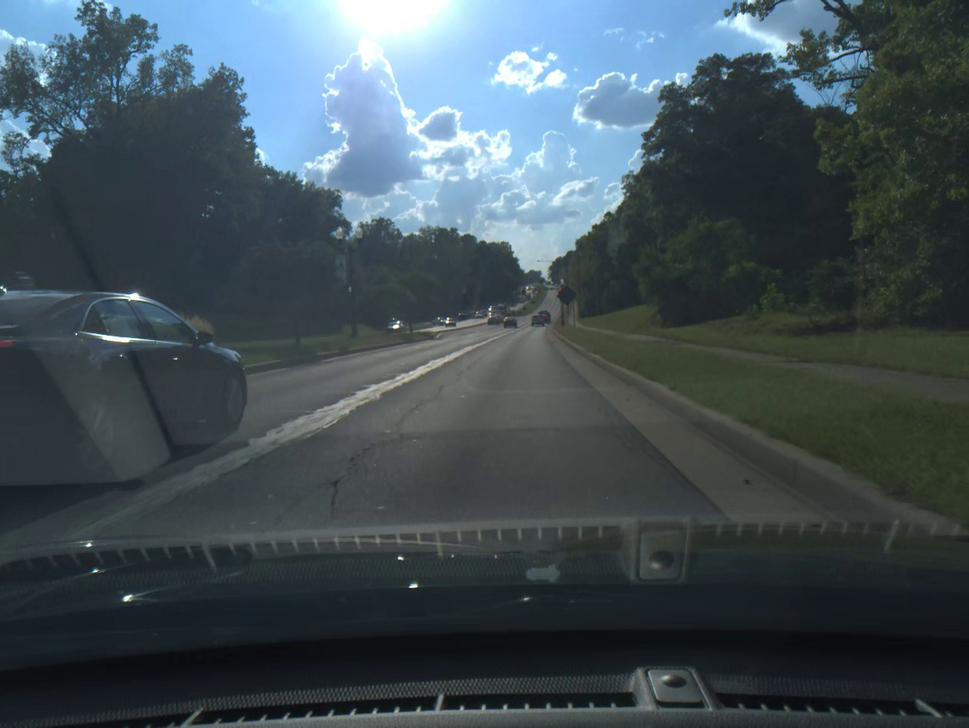
#> input picture dashpic.png, 969 x 728 px, shrunk from 1164 x 874 before the run
$ python fetch.py
#> lines starting #> are read from the running program, lines starting #| are printed output that depends on the picture
import os
cw = os.getcwd()
import cv2
import numpy as np
path = cw + "/dashpic.png"
image_1 = cv2.imread(path,cv2.IMREAD_GRAYSCALE)
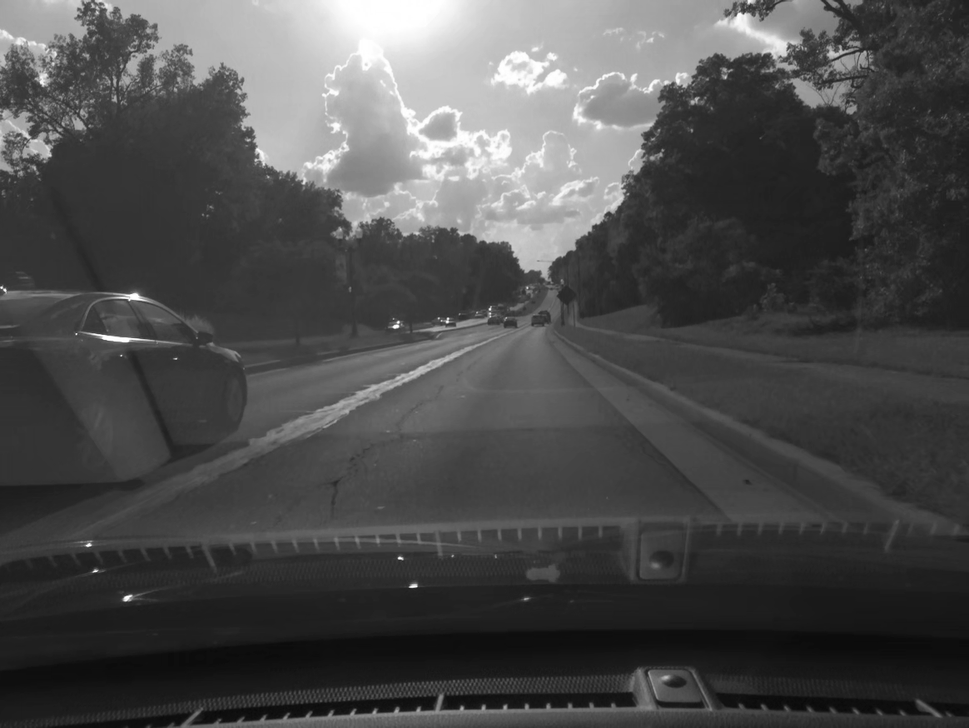
#> image_1: shape (728, 969); min 10, max 255, mean 76.1
image_2 = cv2.imread(path,cv2.IMREAD_GRAYSCALE)
orb = cv2.ORB_create(nfeatures=1000)

keypoints1, descriptors1 = orb.detectAndCompute(image_1, None)
#> keypoints1 = 1000 keypoints; strongest (x, y, size): (125, 599, 37.2), (124, 599, 31), (399, 558, 31), (401, 558, 31)
keypoints2, descriptors2 = orb.detectAndCompute(image_2, None)
#> keypoints2 has the same summary as keypoints1

bf = cv2.BFMatcher(cv2.NORM_HAMMING, crossCheck=True)
matches = bf.match(descriptors1,descriptors2)
#> matches = 1000 matches

points1 = np.array([keypoints1[m.queryIdx].pt for m in matches], dtype=np.float32)
#> points1 = 1000 pairs, first value 32 to 865, second value 42 to 676.8
points2 = np.array([keypoints2[m.trainIdx].pt for m in matches], dtype=np.float32)
#> points2 has the same summary as points1

lk_params = dict(winSize=(15, 15),
                 maxLevel=2,
                 criteria=(cv2.TERM_CRITERIA_EPS | cv2.TERM_CRITERIA_COUNT, 10, 0.03))

points2, status, err = cv2.calcOpticalFlowPyrLK(image_1, image_2, points1, None, **lk_params)
#> status = 1000 values from 1 to 1; err = 1000 values from 0 to 0

good_new = points2[status.ravel() == 1]
#> good_new has the same summary as points1
good_old = points1[status.ravel() == 1]
#> good_old has the same summary as points1


output_img = cv2.cvtColor(image_2, cv2.COLOR_GRAY2BGR)
for i, (new, old) in enumerate(zip(good_new, good_old)):
    a, b = new.ravel()
    c, d = old.ravel()
    cv2.line(output_img, (int(a), int(b)), (int(c), int(d)), color=(0, 255, 0), thickness=2)
    cv2.circle(output_img, (int(a), int(b)), radius=5, color=(0, 0, 255), thickness=-1)
#> this loop made 1000 passes
#> (a, b, c, d) on passes 1 to 3: (794, 87, 794, 87), (56, 49, 56, 49), (131, 55, 131, 55)
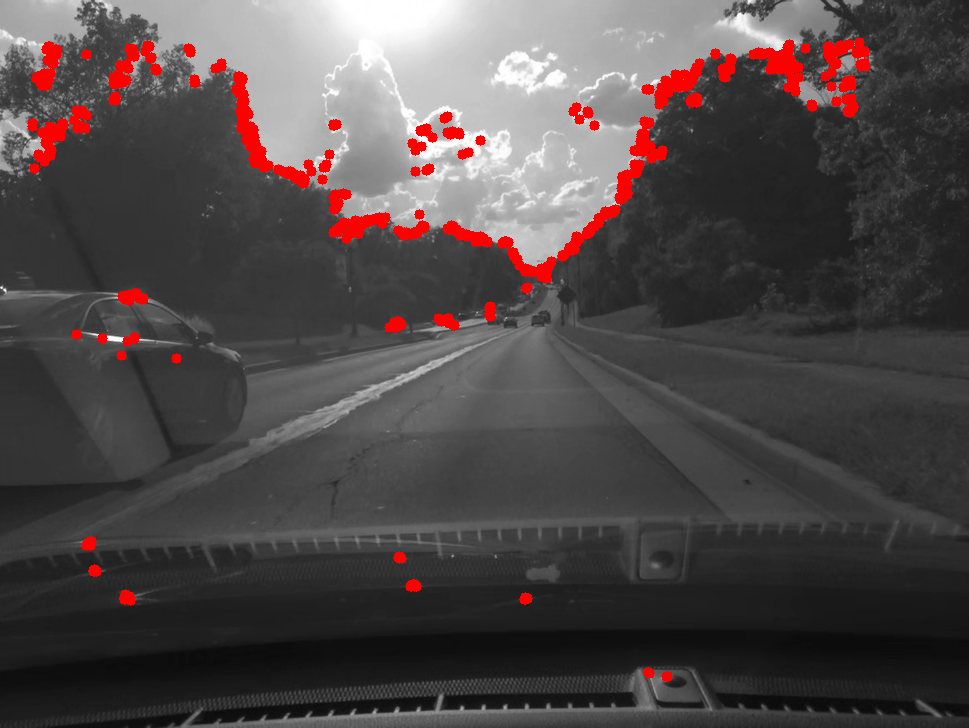
#> output_img: shape (728, 969, 3); mean B, G, R 72.1, 72.1, 80.1

cv2.imshow('Optical Flow', output_img)
cv2.waitKey(0)
cv2.destroyAllWindows()
